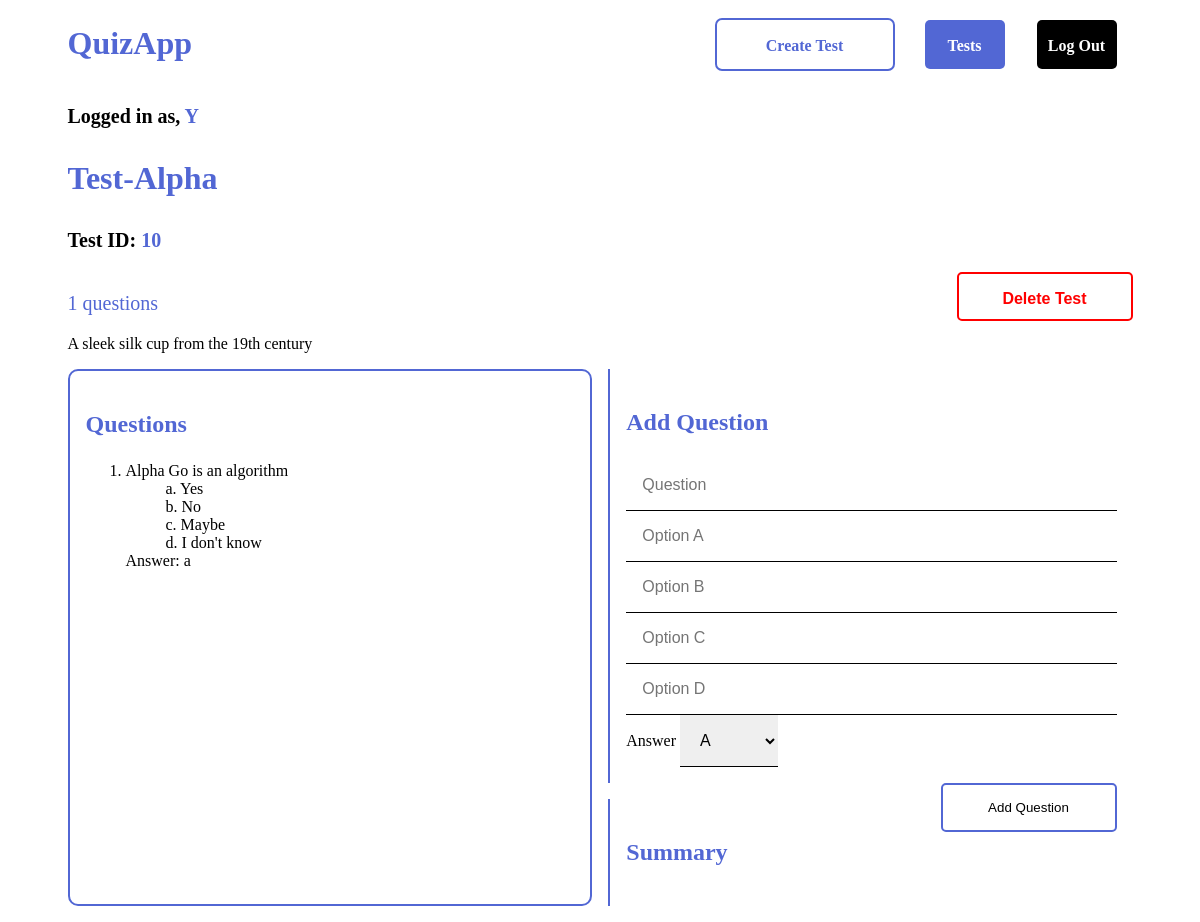
The page /tests/10 (signed in) on the database its author committed.
### QuizApp/models.py (models this page shows)
class User(AbstractUser):
    pass

class Quiz(models.Model):
    user = models.ForeignKey(User, on_delete=models.CASCADE)
    title = models.CharField(max_length=200)
    description = models.CharField(max_length=1000)

class Question(models.Model):
    quiz = models.ForeignKey(Quiz, on_delete=models.CASCADE)
    question = models.CharField(max_length=1000)
    option_a = models.CharField(max_length=1000)
    option_b = models.CharField(max_length=1000)
    option_c = models.CharField(max_length=1000)
    option_d = models.CharField(max_length=1000)

class Answer(models.Model):
    question = models.OneToOneField(Question, on_delete=models.CASCADE, primary_key=True)
    answer = models.CharField(max_length=1)
    def __str__(self):
        return f"{self.answer}" #"{self.question.question} \nA. {self.question.option_a}\nB. {self.question.option_b}\nC. {self.question.option_c}\nD. {self.question.option_d}\n Answer: {self.answer}"

### QuizApp/views.py (the view)
# urls.py: path("tests", views.index, name="index"),
@login_required(login_url='/login')
def tests(request, test_id):
    quiz = Quiz.objects.get(id=test_id)
    availableQuestions = len(Question.objects.filter(quiz=quiz))
    if request.method == "POST":
        try:
            question = request.POST["question"]
            option_a = request.POST["option_a"]
            option_b = request.POST["option_b"]
            option_c = request.POST["option_c"]
            option_d = request.POST["option_d"]
            qstn = Question.objects.create(quiz=quiz, question=question, option_a=option_a, option_b=option_b, option_c=option_c, option_d=option_d)
            qstn.save()
        except ValueError:
            return render(request, "quizapp/test.html", {
                "test": Quiz.objects.get(id=test_id),
            })
        answer = request.POST["answer"]
        qstnAns = Answer.objects.create(question=qstn, answer=answer)
        qstnAns.save()
        return HttpResponseRedirect("/tests/" + str(test_id))
    else:
        questions = Question.objects.filter(quiz=quiz)
        responders = Respondance.objects.filter(quiz=quiz)
        return render(request, "quizapp/test.html", {
            "questions": questions,
            "test": quiz,
            "noq": availableQuestions,
            "responders": responders,
        })

### QuizApp/templates/QuizApp/test.html (shortened to what this page needs)
{% extends "quizapp/layout.html" %}
{%load static%}
{% block body %}
    <p class="s1">Logged in as, <span>{{user}}</span></p>
    <p class="title">{{test.title}}</p>
    <p class="s1">Test ID: <span>{{test.id}}</span></p>
    <div class="flexme">
        <div>
            <p class="s2">{{noq}} questions</p>
            <p class="s3">{{test.description}}</p>
        </div>
        <form action="{% url 'delete' test.id %}" method="post">
            <input class="del" type="submit" value="Delete Test">
        </form>
    </div>
    <div class="flexme">
        <div class="flexme-left">
            <h3>Questions</h3>
            <ol>
                {% for question in questions%}
                    <li>{{question.question}}</li>
                    <ul>
                        <li>a. {{question.option_a}}</li>
                        <li>b. {{question.option_b}}</li>
                        <li>c. {{question.option_c}}</li>
                        <li>d. {{question.option_d}}</li>
                    </ul>
                    <span>Answer: {{question.answer}}</span>
                {% endfor %}
            </ol>
        </div>
        <div class="flexme-right">
            <div class="right-top">
                <form action="{% url 'tests' test.id %}" method="post">
                    <h3>Add Question</h3>
                    <div id ="test-question-input" class="test-question-input">
                            <input type="text" name="question" id="" placeholder="Question" required>
                            <input type="text" name="option_a" id="" placeholder="Option A">
                            <input type="text" name="option_b" id="" placeholder="Option B">
                            <input type="text" name="option_c" id="" placeholder="Option C">
                            <input type="text" name="option_d" id="" placeholder="Option D">
                            <label for="answer">Answer</label>
                            <select id="answer" name="answer" required>
                            <option value="a">A</option>
                            </select>
                    </div>
                    <input class="btn" type="submit" value="Add Question">
                </form>
            </div>
            <div class="right-bottom">
                <h3>Summary</h3>
            </div>
        </div>
    </div>
{% endblock %}

### static/QuizApp/css/style.css (style rules this page uses)
:root { --text: #131313; --bg: #F8F6F1; }
html { box-sizing: border-box; }
*, *:before, *:after { box-sizing: inherit; }
body { width: 88.75vw; margin: auto; background-color: #fff; color: #000; font-family: "Poppins"; overflow-x: hidden; }
.s1 { font-weight: 600; font-size: 20px; }
.s1 span { color: #5267D4; }
.title { font-weight: 600; font-size: 32px; color: #5267D4; }
.s2 { font-weight: 500; font-size: 20px; color: #5267D4; }
.s3 { max-width: 752px; font-weight: 400; font-size: 16px; margin-bottom: 16px; }
.flexme { display: flex; justify-content: space-between; }
.del { color: #FF0000; text-align: center; background-color: #fff; padding: 16px; border-radius: 5px; outline: none; border: 2px solid #FF0000; width: 176px; height: 49px; box-sizing: border-box; font-weight: 600; font-size: 16px; }
.flexme-left { border: 2px solid #5267D4; border-radius: 10px; box-sizing: border-box; padding: 16px; width: 50%; margin-right: 16px; margin-bottom: 16px; }
.flexme-left h3 { font-weight: 600; font-size: 24px; color: #5267D4; }
.flexme-left ul li { list-style: none; margin: 0; padding: 0; }
.flexme-right { width: 50%; }
.right-top, .right-bottom { border-left: 2px solid #5267D4; border-radius: 0 10px 10px 0; box-sizing: border-box; padding: 16px; margin-bottom: 16px; }
.flexme-right h3 { font-weight: 600; font-size: 24px; color: #5267D4; }
.test-question-input input { border: 0; outline: 0; width: 100%; font-weight: 400; font-size: 16px; color: #000; box-sizing: border-box; padding: 16px; border-bottom: #000 1px solid; }
.test-question-input select { border: 0; outline: 0; width: 20%; font-weight: 400; font-size: 16px; color: #000; box-sizing: border-box; padding: 16px; border-bottom: #000 1px solid; }
.btn { background-color: #fff; outline: none; border-radius: 5px; border: #5267D4 2px solid; width: 176px; height: 49px; margin-top: 16px; float: right; }

### rows shown on the page
User: username "Y"
Quiz: title "Test-Alpha", id "10", description "A sleek silk cup from the 19th century"
Question: question "Alpha Go is an algorithm", option_a "Yes", option_b "No", option_c "Maybe", option_d "I don't know", answer "a"

### other values the page prints
{{ noq }} "1"
